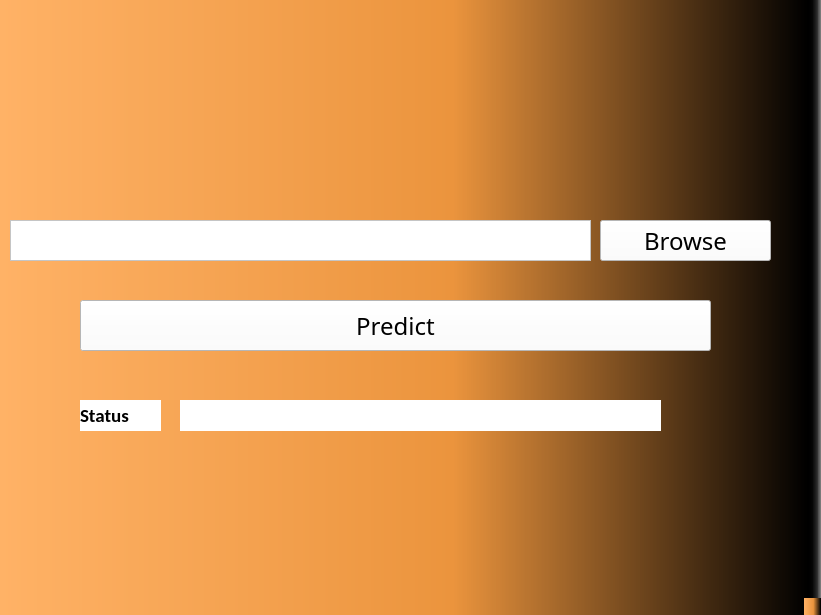
<?xml version="1.0" encoding="UTF-8"?>
<ui version="4.0">
 <class>MainWindow</class>
 <widget class="QMainWindow" name="MainWindow">
  <property name="geometry">
   <rect>
    <x>0</x>
    <y>0</y>
    <width>821</width>
    <height>615</height>
   </rect>
  </property>
  <property name="windowTitle">
   <string>MainWindow</string>
  </property>
  <property name="styleSheet">
   <string notr="true">background-color:qlineargradient(spread:pad, x1:0, y1:0, x2:1, y2:0, stop:0 rgba(255, 178, 102, 255), stop:0.55 rgba(235, 148, 61, 255), stop:0.98 rgba(0, 0, 0, 255), stop:1 rgba(0, 0, 0, 0))</string>
  </property>
  <widget class="QWidget" name="centralwidget">
   <widget class="QTextEdit" name="fileLocation">
    <property name="geometry">
     <rect>
      <x>10</x>
      <y>220</y>
      <width>581</width>
      <height>41</height>
     </rect>
    </property>
    <property name="font">
     <font>
      <family>Calibri</family>
      <pointsize>14</pointsize>
      <weight>75</weight>
      <bold>true</bold>
     </font>
    </property>
    <property name="styleSheet">
     <string notr="true">background-color:rgb(255, 255, 255)</string>
    </property>
   </widget>
   <widget class="QPushButton" name="pushButton">
    <property name="geometry">
     <rect>
      <x>80</x>
      <y>300</y>
      <width>631</width>
      <height>51</height>
     </rect>
    </property>
    <property name="font">
     <font>
      <family>Algerian</family>
      <pointsize>18</pointsize>
     </font>
    </property>
    <property name="styleSheet">
     <string notr="true">background-color:rgb(255, 255, 255)</string>
    </property>
    <property name="text">
     <string>Predict</string>
    </property>
   </widget>
   <widget class="QLabel" name="statusFixed">
    <property name="geometry">
     <rect>
      <x>80</x>
      <y>400</y>
      <width>81</width>
      <height>31</height>
     </rect>
    </property>
    <property name="font">
     <font>
      <family>Calibri</family>
      <pointsize>14</pointsize>
      <weight>75</weight>
      <bold>true</bold>
     </font>
    </property>
    <property name="styleSheet">
     <string notr="true">background-color:rgb(255, 255, 255)</string>
    </property>
    <property name="text">
     <string>Status</string>
    </property>
   </widget>
   <widget class="QLabel" name="statusPrinter">
    <property name="geometry">
     <rect>
      <x>180</x>
      <y>400</y>
      <width>481</width>
      <height>31</height>
     </rect>
    </property>
    <property name="font">
     <font>
      <family>Calibri</family>
      <pointsize>16</pointsize>
      <weight>75</weight>
      <italic>true</italic>
      <bold>true</bold>
     </font>
    </property>
    <property name="styleSheet">
     <string notr="true">background-color:rgb(255, 255, 255)</string>
    </property>
    <property name="text">
     <string/>
    </property>
   </widget>
   <widget class="QPushButton" name="browseButton">
    <property name="geometry">
     <rect>
      <x>600</x>
      <y>220</y>
      <width>171</width>
      <height>41</height>
     </rect>
    </property>
    <property name="font">
     <font>
      <family>Algerian</family>
      <pointsize>18</pointsize>
     </font>
    </property>
    <property name="styleSheet">
     <string notr="true">background-color:rgb(255, 255, 255)</string>
    </property>
    <property name="text">
     <string>Browse</string>
    </property>
   </widget>
  </widget>
  <widget class="QStatusBar" name="statusbar"/>
 </widget>
 <resources/>
 <connections/>
</ui>
